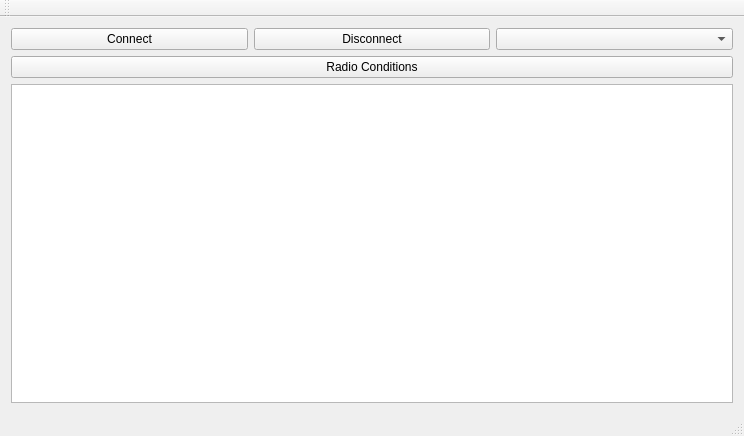
<?xml version="1.0" encoding="UTF-8"?>
<ui version="4.0">
 <class>ngiot</class>
 <widget class="QMainWindow" name="ngiot">
  <property name="geometry">
   <rect>
    <x>0</x>
    <y>0</y>
    <width>744</width>
    <height>436</height>
   </rect>
  </property>
  <property name="windowTitle">
   <string>ngiot</string>
  </property>
  <widget class="QWidget" name="centralWidget">
   <layout class="QGridLayout" name="gridLayout">
    <item row="0" column="0">
     <layout class="QVBoxLayout" name="verticalLayout">
      <item>
       <layout class="QHBoxLayout" name="horizontalLayout">
        <item>
         <widget class="QPushButton" name="buttonConnect">
          <property name="text">
           <string>Connect</string>
          </property>
         </widget>
        </item>
        <item>
         <widget class="QPushButton" name="buttonDisconnect">
          <property name="text">
           <string>Disconnect</string>
          </property>
         </widget>
        </item>
        <item>
         <widget class="QComboBox" name="comboBoxCOMPorts"/>
        </item>
       </layout>
      </item>
      <item>
       <widget class="QPushButton" name="buttonRadionConditions">
        <property name="text">
         <string>Radio Conditions</string>
        </property>
       </widget>
      </item>
      <item>
       <widget class="QTextBrowser" name="textBrowser"/>
      </item>
     </layout>
    </item>
   </layout>
  </widget>
  <widget class="QMenuBar" name="menuBar">
   <property name="geometry">
    <rect>
     <x>0</x>
     <y>0</y>
     <width>744</width>
     <height>21</height>
    </rect>
   </property>
  </widget>
  <widget class="QToolBar" name="mainToolBar">
   <attribute name="toolBarArea">
    <enum>TopToolBarArea</enum>
   </attribute>
   <attribute name="toolBarBreak">
    <bool>false</bool>
   </attribute>
  </widget>
  <widget class="QStatusBar" name="statusBar"/>
 </widget>
 <layoutdefault spacing="6" margin="11"/>
 <resources/>
 <connections/>
</ui>
